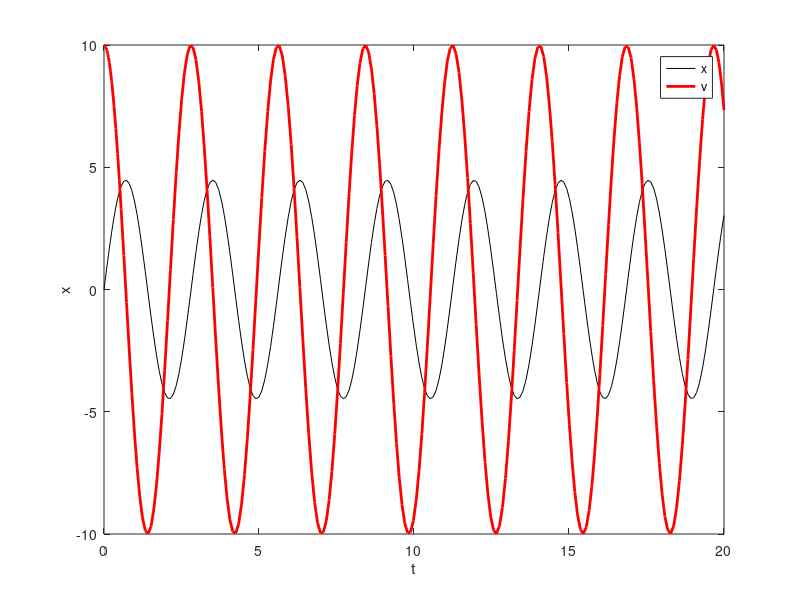

Here is the MATLAB script that generated this plot: (Note: this script raises an error after producing the figure.)
% Simple Harmonic Oscillator - no dumping
% x''+om^2 * x = f(t)
% om = sqrt(k/m), f(t) = F(t)/m

% Split ode into 1st-order ODEs
% x' = v
% v' = -k/m*x+F(t)/m
forcefun = @(t) 0;
% 
odefun = @(t,x,k,m,ft) [x(2);-k/m*x(1)+ft(t)/m];

k = 5; m = 1;
tspan = [0 20];
x0 = [0;10];
[T,Y] = ode45(@(t,x) odefun(t,x,k,m,forcefun),tspan, x0);

figure; 
  plot(T,Y(:,1),'k-',T,Y(:,2),'r-','LineWidth',2);
  xlabel('t');
  ylabel('x');
  legend('x','v','Location','best')

%% Source is different
forcefun2 = @(t) 10*stepfun(t,5);

k = 5; m = 1;
tspan = [0 20];
x0 = [0;10];
[T,Y] = ode45(@(t,x) odefun(t,x,k,m,forcefun2),tspan, x0);

ust = forcefun2(T);

figure; 
  plot(T,Y(:,1),'k-',T,Y(:,2),'r-','LineWidth',2);
  hold on; plot(T,ust,'g-','LineWidth',2);
  xlabel('t');
  ylabel('x');
  legend('x','v','source','location','best')



